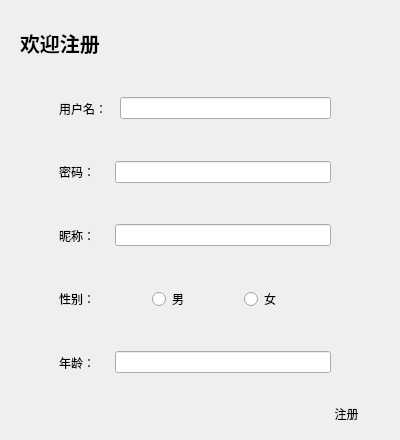
<?xml version="1.0" encoding="UTF-8"?>
<ui version="4.0">
 <class>Register</class>
 <widget class="QWidget" name="Register">
  <property name="geometry">
   <rect>
    <x>0</x>
    <y>0</y>
    <width>400</width>
    <height>440</height>
   </rect>
  </property>
  <property name="minimumSize">
   <size>
    <width>400</width>
    <height>440</height>
   </size>
  </property>
  <property name="maximumSize">
   <size>
    <width>400</width>
    <height>440</height>
   </size>
  </property>
  <property name="windowTitle">
   <string>Form</string>
  </property>
  <property name="autoFillBackground">
   <bool>false</bool>
  </property>
  <property name="styleSheet">
   <string notr="true">background-image: url(:/images/XHS_166000877449601027901kn4vl9wgmd1010jnc0h1bnbb.jpg);
</string>
  </property>
  <widget class="QWidget" name="widget_5" native="true">
   <property name="geometry">
    <rect>
     <x>-20</x>
     <y>0</y>
     <width>421</width>
     <height>441</height>
    </rect>
   </property>
   <widget class="QPushButton" name="btn_login">
    <property name="geometry">
     <rect>
      <x>320</x>
      <y>400</y>
      <width>93</width>
      <height>28</height>
     </rect>
    </property>
    <property name="styleSheet">
     <string notr="true">background-color: rgb(85, 170, 127);</string>
    </property>
    <property name="text">
     <string>注册</string>
    </property>
    <property name="flat">
     <bool>true</bool>
    </property>
   </widget>
   <widget class="QWidget" name="widget_2" native="true">
    <property name="geometry">
     <rect>
      <x>70</x>
      <y>80</y>
      <width>290</width>
      <height>311</height>
     </rect>
    </property>
    <property name="styleSheet">
     <string notr="true"/>
    </property>
    <layout class="QVBoxLayout" name="verticalLayout">
     <item>
      <widget class="QWidget" name="widget_3" native="true">
       <layout class="QHBoxLayout" name="horizontalLayout_2">
        <item>
         <widget class="QLabel" name="label_2">
          <property name="text">
           <string>用户名：  </string>
          </property>
         </widget>
        </item>
        <item>
         <widget class="QLineEdit" name="ledit_username"/>
        </item>
       </layout>
      </widget>
     </item>
     <item>
      <widget class="QWidget" name="widget_4" native="true">
       <layout class="QHBoxLayout" name="horizontalLayout_3">
        <item>
         <widget class="QLabel" name="label_3">
          <property name="text">
           <string>密码：    </string>
          </property>
         </widget>
        </item>
        <item>
         <widget class="QLineEdit" name="ledit_pwd"/>
        </item>
       </layout>
      </widget>
     </item>
     <item>
      <widget class="QWidget" name="widget_6" native="true">
       <layout class="QHBoxLayout" name="horizontalLayout_5">
        <item>
         <widget class="QLabel" name="label_5">
          <property name="text">
           <string>昵称：    </string>
          </property>
         </widget>
        </item>
        <item>
         <widget class="QLineEdit" name="ledit_name"/>
        </item>
       </layout>
      </widget>
     </item>
     <item>
      <widget class="QWidget" name="widget" native="true">
       <layout class="QHBoxLayout" name="horizontalLayout">
        <item>
         <widget class="QLabel" name="label_7">
          <property name="text">
           <string>性别：</string>
          </property>
         </widget>
        </item>
        <item>
         <widget class="QRadioButton" name="rbtn_male">
          <property name="text">
           <string>男</string>
          </property>
         </widget>
        </item>
        <item>
         <widget class="QRadioButton" name="rbtn_female">
          <property name="text">
           <string>女</string>
          </property>
         </widget>
        </item>
       </layout>
      </widget>
     </item>
     <item>
      <widget class="QWidget" name="widget_7" native="true">
       <layout class="QHBoxLayout" name="horizontalLayout_6">
        <item>
         <widget class="QLabel" name="label_6">
          <property name="text">
           <string>年龄：    </string>
          </property>
         </widget>
        </item>
        <item>
         <widget class="QLineEdit" name="ledit_age"/>
        </item>
       </layout>
      </widget>
     </item>
    </layout>
   </widget>
   <widget class="QLabel" name="label">
    <property name="geometry">
     <rect>
      <x>40</x>
      <y>30</y>
      <width>104</width>
      <height>25</height>
     </rect>
    </property>
    <property name="font">
     <font>
      <pointsize>15</pointsize>
      <weight>75</weight>
      <bold>true</bold>
     </font>
    </property>
    <property name="text">
     <string>欢迎注册</string>
    </property>
   </widget>
  </widget>
 </widget>
 <resources/>
 <connections/>
</ui>
